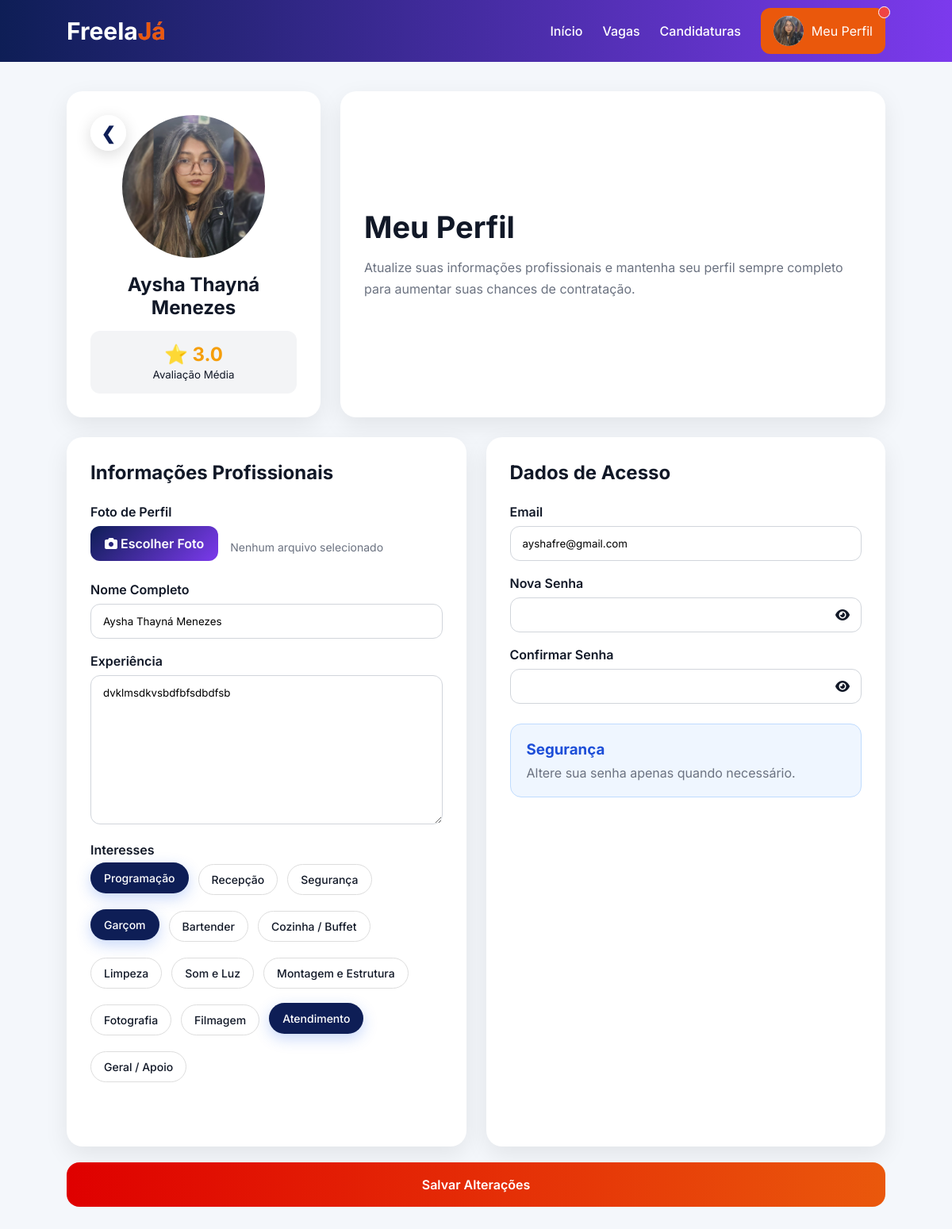
/perfis/perfil/ (signed in), run on the app's committed database.
### usuario/models.py (models this page shows, shortened)
class Usuario(AbstractUser): #herda de AbstractUser para usar o sistema de autenticação do Django
    TIPOS = (
        ('empresa', 'Empresa'),
        ('freelancer', 'Freelancer'),
    )
    tipo_usuario = models.CharField(
        max_length=20,
        choices=TIPOS
    )

### perfis/models.py (models this page shows, shortened)
class Freelancer(models.Model): # modelo para representar os freelancers que vão se candidatar aos eventos
    INTERESSES = [
        ("programacao", "Programação"),
        ("recepcao", "Recepção"),
        ("seguranca", "Segurança"),
        ("garcom", "Garçom"),
        ("bartender", "Bartender"),
        ("cozinha", "Cozinha / Buffet"),
        ("limpeza", "Limpeza"),
        ("som_luz", "Som e Luz"),
        ("montagem", "Montagem e Estrutura"),
        ("fotografia", "Fotografia"),
        ("filmagem", "Filmagem"),
        ("atendimento", "Atendimento"),
        ("geral", "Geral / Apoio"),
    ]
    usuario = models.OneToOneField(
        Usuario,
        on_delete=models.CASCADE
    )
    foto = models.ImageField(
        upload_to='freelancers/',
        blank=True,
        null=True
    )
    nomeCompleto = models.CharField(max_length=100)
    cpf = models.CharField(max_length=14, unique=True)
    experiencia = models.TextField() #texto livre para o freelancer descrever sua experiência na área de atuação
    avaliacao_media = models.FloatField(default=0, validators=[MinValueValidator(0), MaxValueValidator(5)])
    interesses = models.JSONField(
        default=list,
        blank=True
    )

### perfis/views.py (the view)
# urls.py: path('perfil/', views.meuPerfilFreelancer, name='meuPerfilFreelancer'),
@login_required
def meuPerfilFreelancer(request):
    freelancer = get_object_or_404(Freelancer, usuario=request.user)
    if request.method == "POST":
        form = PerfilFreelancerForm(
            request.POST,
            request.FILES,
            instance=freelancer
        )
        if form.is_valid():
            senha = form.cleaned_data.get( 'nova_senha' )
            confirmar = form.cleaned_data.get('confirmar_senha'  )
            if senha and senha != confirmar:
                messages.error(
                    request,
                    "As senhas não coincidem."
                )
            else:
                form.save()
                update_session_auth_hash(
                        request,
                        request.user
                    )
                messages.success(
                    request,
                    "Perfil atualizado!"
                )
                return redirect('homeFreelancer')
    else:
        form = PerfilFreelancerForm(
            instance=freelancer
        )
    return render(
        request,
        "meuPerfilFreelancer.html",
        {
            "form": form,
            "freelancer": freelancer
        }
    )

### notificacoes/context_processors.py (called while the page is built)
def notificacoes_nao_lidas(request):
    if request.user.is_authenticated:
        total = Notificacao.objects.filter(
            usuario=request.user,
            lida=False
        ).count()
    else:
        total = 0
    return {
        'notificacoes_nao_lidas': total
    }

### perfis/templates/meuPerfilFreelancer.html (shortened to what this page needs)
{% extends 'baseFreelancer.html' %}
{% load static %}
{% block css %}
<link rel="stylesheet" href="{% static 'css/meuPerfil.css' %}">
<link rel="stylesheet" href="https://cdnjs.cloudflare.com/ajax/libs/font-awesome/6.5.1/css/all.min.css">
{% endblock %}
{% block content %}
<div class="perfil-page">
    <div class="perfil-header">
        <div class="perfil-foto-card">
            <a href="{% url 'homeFreelancer' %}" class="return-arrow"> ❮</a>
            {% if freelancer.foto %}
            <img src="{{ freelancer.foto.url }}" alt="{{ freelancer.nomeCompleto }}" class="foto-perfil">
            {% else %}
            <div class="avatar-perfil">{{ freelancer.nomeCompleto|first }}</div>
            {% endif %}
            <h2>{{ freelancer.nomeCompleto }}</h2>
            <div class="avaliacao-box">
                <span class="nota">⭐ {{ freelancer.avaliacao_media|floatformat:1 }} </span>
                <small>Avaliação Média</small>
            </div>
        </div>
        <div class="perfil-info-card">
            <h1>Meu Perfil</h1>
            <p>
                Atualize suas informações profissionais e mantenha seu perfil sempre completo para aumentar suas chances
                de contratação.
            </p>
        </div>
    </div>
    <form method="POST" enctype="multipart/form-data">
        <div class="perfil-grid">
            <div class="perfil-card">
                <h2>Informações Profissionais</h2>
                <div class="form-group">
                    <label>Foto de Perfil</label>
                    <div class="upload-area">
                        <label for="id_foto" class="upload-btn">
                            <i class="fa-solid fa-camera"></i> Escolher Foto
                        </label>
                        <span id="file-name"> Nenhum arquivo selecionado</span>
                    </div>
                </div>
                <div class="form-group">
                    <label>Nome Completo</label>
                    {{ form.nomeCompleto }}
                </div>
                <div class="form-group">
                    <label>Experiência</label>
                    {{ form.experiencia }}
                </div>
                <div class="form-group">
                    <label>Interesses</label>
                    <div class="badges-container">
                        {% for checkbox in form.interesses %}
                        <label class="badge-option">
                            <span>{{ checkbox.choice_label }}</span>
                        </label>
                        {% endfor %}
                    </div>
                    <small id="interesses-feedback" class="field-feedback"></small>
                </div>
            </div>
            <div class="perfil-card">
                <h2>Dados de Acesso</h2>
                <div class="form-group">
                    <label>Email</label>
                    {{ form.email }}
                </div>
                <div class="form-group">
                    <label>Nova Senha</label>
                    <div class="password-box">
                        {{ form.nova_senha }}
                        <span class="toggle-password" onclick="togglePassword('id_nova_senha', this)">
                            <i class="fa-solid fa-eye"></i>
                        </span>
                    </div>
                </div>
                <div class="form-group">
                    <label>Confirmar Senha</label>
                    <div class="password-box">
                        {{ form.confirmar_senha }}
                        <span class="toggle-password" onclick="togglePassword('id_confirmar_senha', this)">
                            <i class="fa-solid fa-eye"></i>
                        </span>
                    </div>
                </div>
                <div class="security-box">
                    <h3>Segurança</h3>
                    <p> Altere sua senha apenas quando necessário.</p>
                </div>
            </div>
        </div>
        <button type="submit" class="btn-save"> Salvar Alterações</button>
    </form>
</div>
{% endblock %}

### core/templates/baseFreelancer.html (shortened to what this page needs)
{% load static %}
<!DOCTYPE html>
<html lang="pt-BR">
<head>
    <link rel="stylesheet" href="{% static 'css/base.css' %}">
    {%block css%}{% endblock %}
</head>
<body>
    <header>
        <div class="navbar navbar-freelancer">
            <div class="logo"><a href="{% url 'homeFreelancer' %}">Freela<span class="highlight" style="color:#ea580c;-webkit-text-stroke: 0.2px #ff9083;">Já</span></a></div>
            <div class="nav-links">
                <a href="{% url 'homeFreelancer' %}">Início</a>
                <a href="{% url 'listarVagas' %}">Vagas</a>
                <a href="{% url 'candidaturas' %}">Candidaturas</a>
                <div class="profile-menu">
                    <div class="profile-btn btn-freelancer">
                        {% if request.user.freelancer.foto %}
                        <img src="{{ request.user.freelancer.foto.url }}" class="avatar"
                            alt="{{ request.user.freelancer.nomeCompleto }}">
                        {% else %}
                        <div class="avatar-placeholder">{{ request.user.freelancer.nomeCompleto|first }} </div>
                        {% endif %} <span>Meu Perfil</span>
                        {% if notificacoes_nao_lidas > 0 %}
        <span class="notification-dot"></span>
    {% endif %}
                    </div>
                </div>
            </div>
        </div>
        {%block content %}
        {% endblock %}
</body>
</html>

### core/static/css/base.css (style rules this page uses)
* { margin:0; padding:0; box-sizing:border-box; font-family:'Inter', system-ui, -apple-system, "Segoe UI", sans-serif; }
body { background:#f4f7fb; color:#111827; padding-top:75px; }
.navbar { position:fixed; top:0; left:0; width:100%; z-index:1000; display:flex; justify-content:space-between; align-items:center; padding:10px 7%; background:linear-gradient(90deg,#0e1e56,#7c3aed); color:white; }
.navbar.navbar-freelancer { background:linear-gradient(90deg, #0e1e56, #7c3aed); }
.logo a { font-size:30px; font-weight:700; text-decoration:none; color :white; }
.nav-links { display:flex; align-items:center; gap:25px; }
.nav-links a { text-decoration:none; color:white; font-weight:500; }
.profile-menu { position:relative; }
.profile-btn { display:flex; align-items:center; gap:10px; padding:10px 16px; border-radius:12px; background:rgba(255,255,255,0.15); cursor:pointer; transition:0.3s; }
.profile-btn.btn-freelancer { background:#ea580c; }
.avatar { width:38px; height:38px; border-radius:50%; background:white; }
.toggle-password { position:absolute; top:50%; transform:translateY(-50%); cursor:pointer; transition:.2s; }
.notification-dot { position:absolute; top:-2px; right:-6px; width:15px; height:15px; border-radius:50%; background:#ef4444; border:1px solid white; }
.return-arrow { width:45px; height:45px; border:none; border-radius:50%; background:rgba(255,255,255,.9); color:#0e1e56; font-size:22px; font-weight:bold; display:flex; align-items:center; justify-content:center; text-decoration:none; box-shadow:0 5px 20px rgba(0,0,0,.15); transition:.3s; cursor:pointer; }
.btn-save { width:100%; margin-top:20px; padding:18px; border:none; border-radius:16px; background:linear-gradient(90deg,#df0000,#ea580c); color:white; font-size:16px; font-weight:600; cursor:pointer; transition:.3s; }
.upload-btn { display:flex; align-items:center; gap:10px; background:linear-gradient( 135deg, #0e1e56, #7c3aed ); color:white; padding:12px 18px; border-radius:12px; cursor:pointer; font-weight:600; transition:.3s; }
.upload-area { display:flex; align-items:center; gap:15px; flex-wrap:wrap; }
#file-name { color: #6b7280; font-size: 14px; }
.badge-option span { padding:10px 16px; border-radius:30px; border:1px solid #ddd; cursor:pointer; transition:.2s; display:block; }
.badge-option input:checked + span { background:#0e1e56; color:white; border-color:transparent; transform:translateY(-2px); box-shadow: 0 6px 18px rgba(37,99,235,.25); }

### data on the page
Usuario: user.freelancer.foto (picture), email "ayshafre@gmail.com"
Freelancer: foto (picture), nomeCompleto "Aysha Thayná Menezes", avaliacao_media "3.0", experiencia "dvklmsdkvsbdfbfsdbdfsb"

### other printed values
{{ checkbox.choice_label }} "Programação" "Recepção" "Segurança" "Garçom" "Bartender" "Cozinha / Buffet" "Limpeza" "Som e Luz" "Montagem e Estrutura" "Fotografia" "Filmagem" "Atendimento" "Geral / Apoio"
